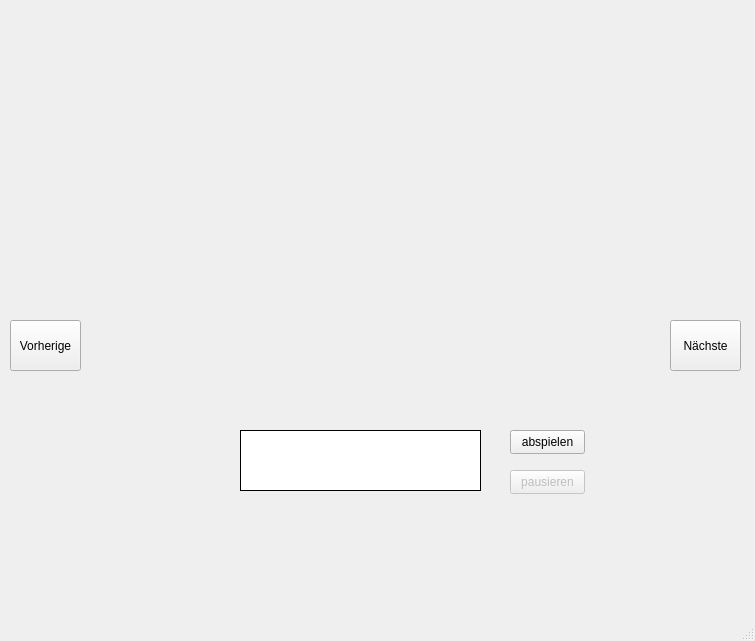
<?xml version="1.0" encoding="UTF-8"?>
<ui version="4.0">
 <class>NearMissWindow</class>
 <widget class="QMainWindow" name="NearMissWindow">
  <property name="geometry">
   <rect>
    <x>0</x>
    <y>0</y>
    <width>755</width>
    <height>641</height>
   </rect>
  </property>
  <property name="windowTitle">
   <string>Near Misses</string>
  </property>
  <widget class="QWidget" name="centralwidget">
   <widget class="QWidget" name="verticalLayoutWidget">
    <property name="geometry">
     <rect>
      <x>90</x>
      <y>30</y>
      <width>571</width>
      <height>281</height>
     </rect>
    </property>
    <layout class="QVBoxLayout" name="spectVerticalLayout"/>
   </widget>
   <widget class="QPushButton" name="previousBtn">
    <property name="geometry">
     <rect>
      <x>10</x>
      <y>320</y>
      <width>71</width>
      <height>51</height>
     </rect>
    </property>
    <property name="text">
     <string>Vorherige</string>
    </property>
   </widget>
   <widget class="QPushButton" name="nextBtn">
    <property name="geometry">
     <rect>
      <x>670</x>
      <y>320</y>
      <width>71</width>
      <height>51</height>
     </rect>
    </property>
    <property name="text">
     <string>Nächste</string>
    </property>
   </widget>
   <widget class="QPushButton" name="pauseBtn">
    <property name="enabled">
     <bool>false</bool>
    </property>
    <property name="geometry">
     <rect>
      <x>510</x>
      <y>470</y>
      <width>75</width>
      <height>24</height>
     </rect>
    </property>
    <property name="text">
     <string>pausieren</string>
    </property>
   </widget>
   <widget class="QListWidget" name="audioFileList">
    <property name="geometry">
     <rect>
      <x>240</x>
      <y>430</y>
      <width>241</width>
      <height>61</height>
     </rect>
    </property>
    <property name="styleSheet">
     <string notr="true">QListWidget{
border: 1px solid black;
}</string>
    </property>
   </widget>
   <widget class="QPushButton" name="playAudioBtn">
    <property name="enabled">
     <bool>true</bool>
    </property>
    <property name="geometry">
     <rect>
      <x>510</x>
      <y>430</y>
      <width>75</width>
      <height>24</height>
     </rect>
    </property>
    <property name="text">
     <string>abspielen</string>
    </property>
   </widget>
  </widget>
  <widget class="QStatusBar" name="statusbar"/>
 </widget>
 <resources/>
 <connections/>
</ui>
